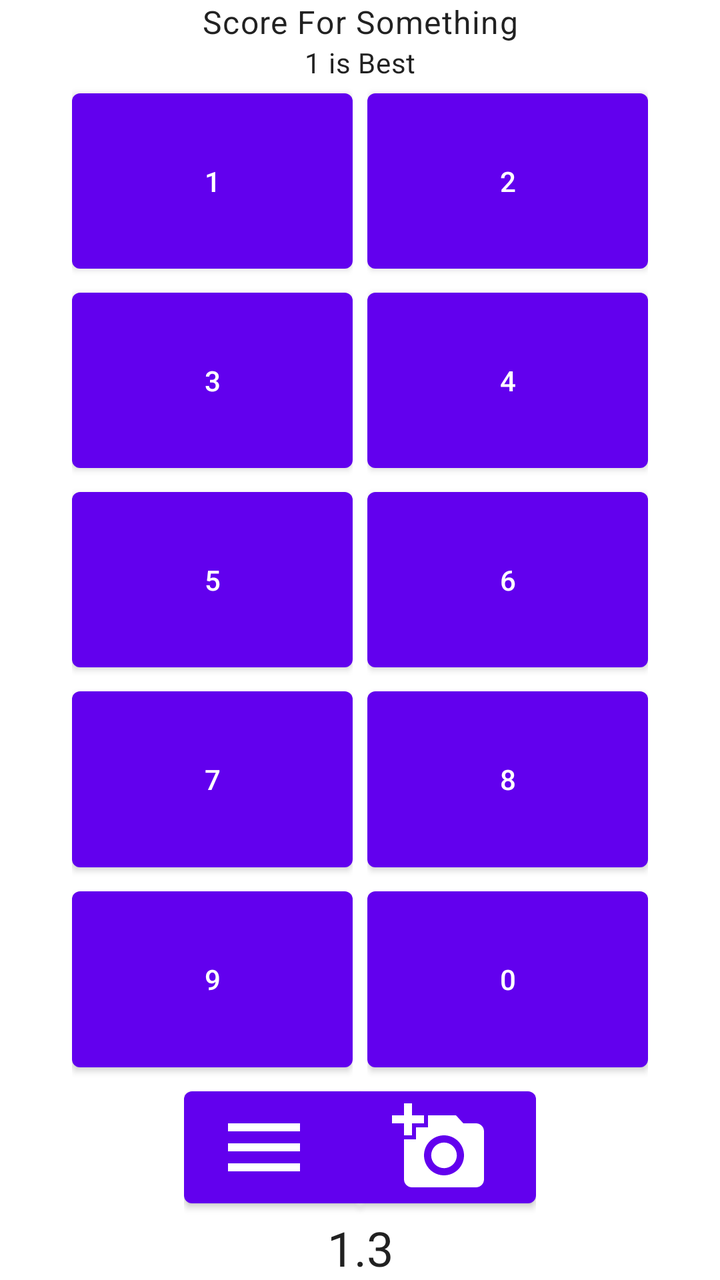
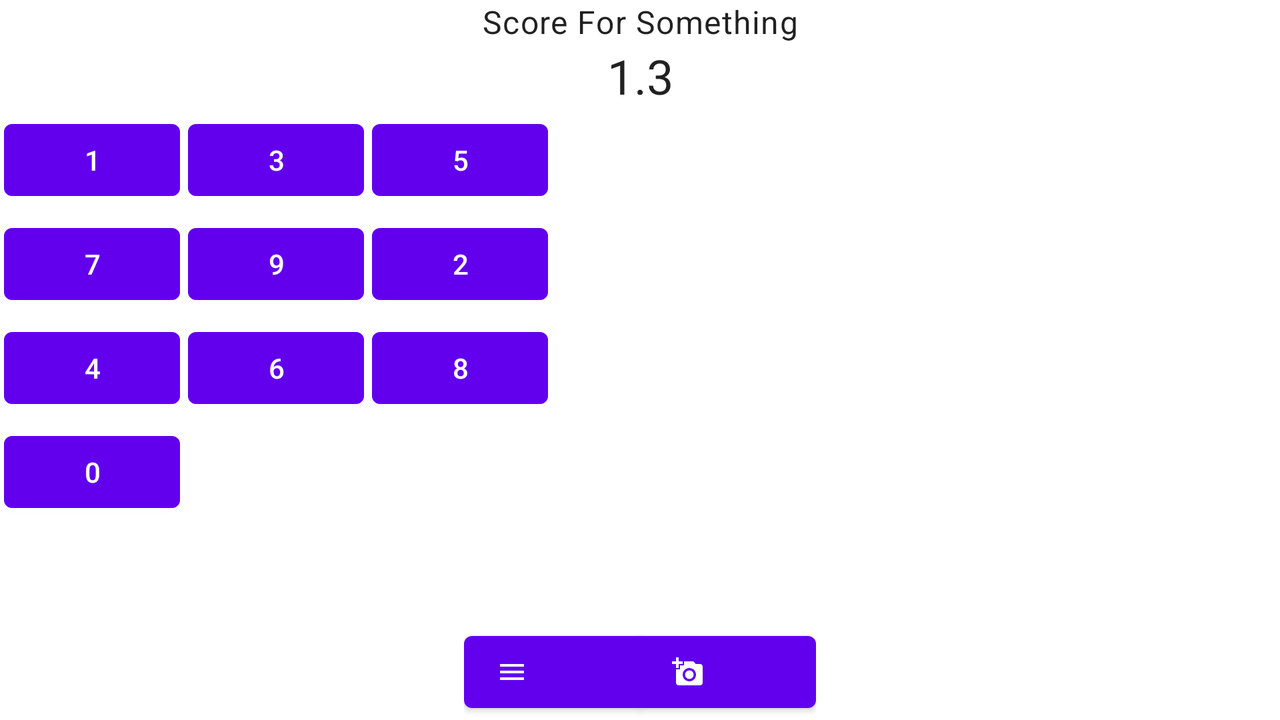

Compare how this app lays out the same screen by default and in its alternative resource folder. The renders come first, then the two layout files and the values they reference.
<!-- AndroidManifest.xml: application theme AppTheme.NoActionBar -->
<!-- res/layout/one_of_nine_input_dialog_b.xml -->
<?xml version="1.0" encoding="utf-8"?>
<androidx.constraintlayout.widget.ConstraintLayout xmlns:android="http://schemas.android.com/apk/res/android"
    xmlns:app="http://schemas.android.com/apk/res-auto"
    android:id="@+id/OON_root"
    android:layout_height="match_parent"
    android:layout_width="match_parent"
    >

    <androidx.constraintlayout.widget.Guideline
        android:id="@+id/OON_g1"
        android:layout_height="wrap_content"
        android:layout_width="wrap_content"
        app:layout_constraintGuide_percent="0.1"
        android:orientation="vertical"
        />
    <androidx.constraintlayout.widget.Guideline
        android:id="@+id/OON_g2"
        android:layout_height="wrap_content"
        android:layout_width="wrap_content"
        app:layout_constraintGuide_percent="0.49"
        android:orientation="vertical"
        />
    <androidx.constraintlayout.widget.Guideline
        android:id="@+id/OON_g3"
        android:layout_height="wrap_content"
        android:layout_width="wrap_content"
        app:layout_constraintGuide_percent="0.51"
        android:orientation="vertical"
        />
    <androidx.constraintlayout.widget.Guideline
        android:id="@+id/OON_g4"
        android:layout_height="wrap_content"
        android:layout_width="wrap_content"
        app:layout_constraintGuide_percent="0.9"
        android:orientation="vertical"
        />
    <TextView
        android:id="@+id/OON_title"
        android:layout_height="wrap_content"
        android:layout_width="match_parent"
        app:layout_constraintTop_toTopOf="parent"
        app:layout_constraintLeft_toLeftOf="parent"
        app:layout_constraintRight_toRightOf="parent"
        android:text="Score For Something"
        android:textAlignment="center"
        android:textAppearance="@style/TextAppearance.MaterialComponents.Body1"
        />
    <TextView
        android:id="@+id/OON_sub_title"
        android:layout_height="wrap_content"
        android:layout_width="match_parent"
        app:layout_constraintTop_toBottomOf="@id/OON_title"
        app:layout_constraintLeft_toLeftOf="parent"
        app:layout_constraintRight_toRightOf="parent"
        android:text="1 is Best"
        android:textAlignment="center"
        android:textAppearance="@style/TextAppearance.MaterialComponents.Body2"
        />
    <androidx.constraintlayout.widget.Barrier
        android:id="@+id/OON_header_barrier"
        android:layout_height="wrap_content"
        android:layout_width="wrap_content"
        app:barrierDirection="bottom"
        app:constraint_referenced_ids="OON_title,OON_sub_title"
        />

    <LinearLayout
        android:id="@+id/OON_column_1"
        android:layout_height="0dp"
        android:layout_width="0dp"
        app:layout_constraintTop_toTopOf="@id/OON_header_barrier"
        app:layout_constraintBottom_toTopOf="@id/OON_fraction_toggle"
        app:layout_constraintLeft_toLeftOf="@+id/OON_g1"
        app:layout_constraintRight_toRightOf="@+id/OON_g2"
        android:orientation="vertical"
        >
        <com.google.android.material.button.MaterialButton
            android:id="@+id/OON_1"
            android:layout_height="0dp"
            android:layout_width="match_parent"
            android:layout_weight="1.0"
            android:text="1"
            android:textAlignment="center"
            />
        <com.google.android.material.button.MaterialButton
            android:id="@+id/OON_3"
            android:layout_height="0dp"
            android:layout_width="match_parent"
            android:layout_weight="1.0"
            android:text="3"
            android:textAlignment="center"
            />
        <com.google.android.material.button.MaterialButton
            android:id="@+id/OON_5"
            android:layout_height="0dp"
            android:layout_width="match_parent"
            android:layout_weight="1.0"
            android:text="5"
            android:textAlignment="center"
            />
        <com.google.android.material.button.MaterialButton
            android:id="@+id/OON_7"
            android:layout_height="0dp"
            android:layout_width="match_parent"
            android:layout_weight="1.0"
            android:text="7"
            android:textAlignment="center"
            />
        <com.google.android.material.button.MaterialButton
            android:id="@+id/OON_9"
            android:layout_height="0dp"
            android:layout_width="match_parent"
            android:layout_weight="1.0"
            android:text="9"
            android:textAlignment="center"
            />
    </LinearLayout>

    <LinearLayout
        android:id="@+id/OON_column_2"
        android:layout_height="0dp"
        android:layout_width="0dp"
        app:layout_constraintTop_toTopOf="@id/OON_header_barrier"
        app:layout_constraintBottom_toTopOf="@id/OON_fraction_toggle"
        app:layout_constraintLeft_toLeftOf="@+id/OON_g3"
        app:layout_constraintRight_toRightOf="@+id/OON_g4"
        android:orientation="vertical"
        >
        <com.google.android.material.button.MaterialButton
            android:id="@+id/OON_2"
            android:layout_height="0dp"
            android:layout_width="match_parent"
            android:layout_weight="1.0"
            android:text="2"
            android:textAlignment="center"
            />
        <com.google.android.material.button.MaterialButton
            android:id="@+id/OON_4"
            android:layout_height="0dp"
            android:layout_width="match_parent"
            android:layout_weight="1.0"
            android:text="4"
            android:textAlignment="center"
            />
        <com.google.android.material.button.MaterialButton
            android:id="@+id/OON_6"
            android:layout_height="0dp"
            android:layout_width="match_parent"
            android:layout_weight="1.0"
            android:text="6"
            android:textAlignment="center"
            />
        <com.google.android.material.button.MaterialButton
            android:id="@+id/OON_8"
            android:layout_height="0dp"
            android:layout_width="match_parent"
            android:layout_weight="1.0"
            android:text="8"
            android:textAlignment="center"
            />
        <com.google.android.material.button.MaterialButton
            android:id="@+id/OON_0"
            android:layout_height="0dp"
            android:layout_width="match_parent"
            android:layout_weight="1.0"
            android:text="0"
            android:textAlignment="center"
            />
    </LinearLayout>

    <com.google.android.material.button.MaterialButtonToggleGroup
        android:id="@+id/OON_fraction_toggle"
        android:layout_height="wrap_content"
        android:layout_width="wrap_content"
        app:layout_constraintBottom_toTopOf="@id/OON_value"
        app:layout_constraintStart_toStartOf="parent"
        app:layout_constraintEnd_toEndOf="parent"
        app:checkedButton="@id/OON_whole"
        app:selectionRequired="true"
        app:singleSelection="true"
        >

        <com.google.android.material.button.MaterialButton
            android:id="@+id/OON_whole"
            style="@style/Widget.App.Button.OutlinedButton.IconOnly"
            android:layout_height="wrap_content"
            android:layout_width="wrap_content"
            app:icon="@drawable/ic_menu_black_24dp"
            app:iconSize="48dp"
            />
        <com.google.android.material.button.MaterialButton
            android:id="@+id/OON_fraction"
            style="@style/Widget.App.Button.OutlinedButton.IconOnly"
            android:layout_height="wrap_content"
            android:layout_width="wrap_content"
            app:icon="@drawable/ic_add_a_photo_black_24dp"
            app:iconSize="48dp"
            />
    </com.google.android.material.button.MaterialButtonToggleGroup>

    <TextView
        android:id="@+id/OON_value"
        android:layout_height="wrap_content"
        android:layout_width="0dp"
        app:layout_constraintBottom_toBottomOf="parent"
        app:layout_constraintLeft_toLeftOf="parent"
        app:layout_constraintRight_toRightOf="parent"
        android:text="1.3"
        android:textAlignment="center"
        android:textAppearance="@style/TextAppearance.MaterialComponents.Headline5"
        />

</androidx.constraintlayout.widget.ConstraintLayout>
<!-- resources referenced by this layout -->
<resources>
  <!-- drawable ic_add_a_photo_black_24dp (drawable) -->
  <vector xmlns:android="http://schemas.android.com/apk/res/android"
      android:height="24dp"
      android:tint="?attr/colorControlNormal"
      android:viewportHeight="24.0"
      android:viewportWidth="24.0"
      android:width="24dp"
      >
      <path
          android:fillColor="#FF000000"
          android:pathData="M3,4L3,1h2v3h3v2L5,6v3L3,9L3,6L0,6L0,4h3zM6,10L6,7h3L9,4h7l1.83,2L21,6c1.1,0 2,0.9 2,2v12c0,1.1 -0.9,2 -2,2L5,22c-1.1,0 -2,-0.9 -2,-2L3,10h3zM13,19c2.76,0 5,-2.24 5,-5s-2.24,-5 -5,-5 -5,2.24 -5,5 2.24,5 5,5zM9.8,14c0,1.77 1.43,3.2 3.2,3.2s3.2,-1.43 3.2,-3.2 -1.43,-3.2 -3.2,-3.2 -3.2,1.43 -3.2,3.2z"
          />
  </vector>
  <!-- drawable ic_menu_black_24dp (drawable) -->
  <vector xmlns:android="http://schemas.android.com/apk/res/android"
      android:height="24dp"
      android:tint="?attr/colorControlNormal"
      android:viewportHeight="24.0"
      android:viewportWidth="24.0"
      android:width="24dp"
      >
      <path
          android:fillColor="#FF000000"
          android:pathData="M3,18h18v-2L3,16v2zM3,13h18v-2L3,11v2zM3,6v2h18L21,6L3,6z"
          />
  </vector>
  <style name="AppTheme.NoActionBar">
          <item name="windowActionBar">false</item>
          <item name="windowNoTitle">true</item>
      </style>
</resources>
<!-- res/layout-land/one_of_nine_input_dialog_b.xml (the repository's variant of the layout above) -->
<!-- drawn on the phone turned sideways -->
<?xml version="1.0" encoding="utf-8"?>
<androidx.constraintlayout.widget.ConstraintLayout xmlns:android="http://schemas.android.com/apk/res/android"
    xmlns:app="http://schemas.android.com/apk/res-auto"
    android:id="@+id/OON_root"
    android:layout_height="match_parent"
    android:layout_width="match_parent"
    >

    <androidx.constraintlayout.widget.Guideline
        android:id="@+id/OON_g1"
        android:layout_height="wrap_content"
        android:layout_width="wrap_content"
        app:layout_constraintGuide_percent="0.1"
        android:orientation="vertical"
        />
    <androidx.constraintlayout.widget.Guideline
        android:id="@+id/OON_g2"
        android:layout_height="wrap_content"
        android:layout_width="wrap_content"
        app:layout_constraintGuide_percent="0.49"
        android:orientation="vertical"
        />
    <androidx.constraintlayout.widget.Guideline
        android:id="@+id/OON_g3"
        android:layout_height="wrap_content"
        android:layout_width="wrap_content"
        app:layout_constraintGuide_percent="0.51"
        android:orientation="vertical"
        />
    <androidx.constraintlayout.widget.Guideline
        android:id="@+id/OON_g4"
        android:layout_height="wrap_content"
        android:layout_width="wrap_content"
        app:layout_constraintGuide_percent="0.9"
        android:orientation="vertical"
        />

    <com.google.android.material.textview.MaterialTextView
        android:id="@+id/OON_title"
        android:layout_height="wrap_content"
        android:layout_width="match_parent"
        app:layout_constraintTop_toTopOf="parent"
        app:layout_constraintLeft_toLeftOf="parent"
        app:layout_constraintRight_toRightOf="parent"
        android:text="Score For Something"
        android:textAlignment="center"
        android:textAppearance="@style/TextAppearance.MaterialComponents.Body1"
        />
    <com.google.android.material.textview.MaterialTextView
        android:id="@+id/OON_value"
        android:layout_height="wrap_content"
        android:layout_width="0dp"
        app:layout_constraintTop_toBottomOf="@id/OON_title"
        app:layout_constraintLeft_toLeftOf="parent"
        app:layout_constraintRight_toRightOf="parent"
        android:text="1.3"
        android:textAlignment="center"
        android:textAppearance="@style/TextAppearance.MaterialComponents.Headline5"
        />

    <androidx.constraintlayout.widget.Barrier
        android:id="@+id/OON_header_barrier"
        android:layout_height="wrap_content"
        android:layout_width="wrap_content"
        app:barrierDirection="bottom"
        app:constraint_referenced_ids="OON_title,OON_value"
        />

    

    

    <GridLayout
        android:layout_height="0dp"
        android:layout_width="0dp"
        app:layout_constraintTop_toBottomOf="@id/OON_header_barrier"
        app:layout_constraintBottom_toBottomOf="parent"
        app:layout_constraintLeft_toLeftOf="parent"
        app:layout_constraintRight_toRightOf="parent"
        android:columnCount="3"
        >
        <com.google.android.material.button.MaterialButton
            android:id="@+id/OON_1"
            android:layout_height="wrap_content"
            android:layout_width="wrap_content"
            android:layout_margin="2dp"
            android:text="1"
            android:textAlignment="center"
            />
        <com.google.android.material.button.MaterialButton
            android:id="@+id/OON_3"
            android:layout_height="wrap_content"
            android:layout_width="wrap_content"
            android:layout_margin="2dp"
            android:text="3"
            android:textAlignment="center"
            />
        <com.google.android.material.button.MaterialButton
            android:id="@+id/OON_5"
            android:layout_height="wrap_content"
            android:layout_width="wrap_content"
            android:layout_margin="2dp"
            android:text="5"
            android:textAlignment="center"
            />
        <com.google.android.material.button.MaterialButton
            android:id="@+id/OON_7"
            android:layout_height="wrap_content"
            android:layout_width="wrap_content"
            android:layout_margin="2dp"
            android:text="7"
            android:textAlignment="center"
            />
        <com.google.android.material.button.MaterialButton
            android:id="@+id/OON_9"
            android:layout_height="wrap_content"
            android:layout_width="wrap_content"
            android:layout_margin="2dp"
            android:text="9"
            android:textAlignment="center"
            />
        <com.google.android.material.button.MaterialButton
            android:id="@+id/OON_2"
            android:layout_height="wrap_content"
            android:layout_width="wrap_content"
            android:layout_margin="2dp"
            android:text="2"
            android:textAlignment="center"
            />
        <com.google.android.material.button.MaterialButton
            android:id="@+id/OON_4"
            android:layout_height="wrap_content"
            android:layout_width="wrap_content"
            android:layout_margin="2dp"
            android:text="4"
            android:textAlignment="center"
            />
        <com.google.android.material.button.MaterialButton
            android:id="@+id/OON_6"
            android:layout_height="wrap_content"
            android:layout_width="wrap_content"
            android:layout_margin="2dp"
            android:text="6"
            android:textAlignment="center"
            />
        <com.google.android.material.button.MaterialButton
            android:id="@+id/OON_8"
            android:layout_height="wrap_content"
            android:layout_width="wrap_content"
            android:layout_margin="2dp"
            android:text="8"
            android:textAlignment="center"
            />
        <com.google.android.material.button.MaterialButton
            android:id="@+id/OON_0"
            android:layout_height="wrap_content"
            android:layout_width="wrap_content"
            android:layout_margin="2dp"
            android:text="0"
            android:textAlignment="center"
            />

    </GridLayout>
    <com.google.android.material.button.MaterialButtonToggleGroup
        android:id="@+id/OON_fraction_toggle"
        android:layout_height="wrap_content"
        android:layout_width="wrap_content"
        app:layout_constraintBottom_toBottomOf="parent"
        app:layout_constraintStart_toStartOf="parent"
        app:layout_constraintEnd_toEndOf="parent"
        app:checkedButton="@id/OON_whole"
        app:selectionRequired="true"
        app:singleSelection="true"
        >

        <com.google.android.material.button.MaterialButton
            android:id="@+id/OON_whole"
            style="@style/Widget.App.Button.OutlinedButton.IconOnly"
            android:layout_height="wrap_content"
            android:layout_width="wrap_content"
            app:icon="@drawable/ic_menu_black_24dp"
            app:iconSize="16dp"
            />
        <com.google.android.material.button.MaterialButton
            android:id="@+id/OON_fraction"
            style="@style/Widget.App.Button.OutlinedButton.IconOnly"
            android:layout_height="wrap_content"
            android:layout_width="wrap_content"
            app:icon="@drawable/ic_add_a_photo_black_24dp"
            app:iconSize="16dp"
            />
    </com.google.android.material.button.MaterialButtonToggleGroup>
</androidx.constraintlayout.widget.ConstraintLayout>
